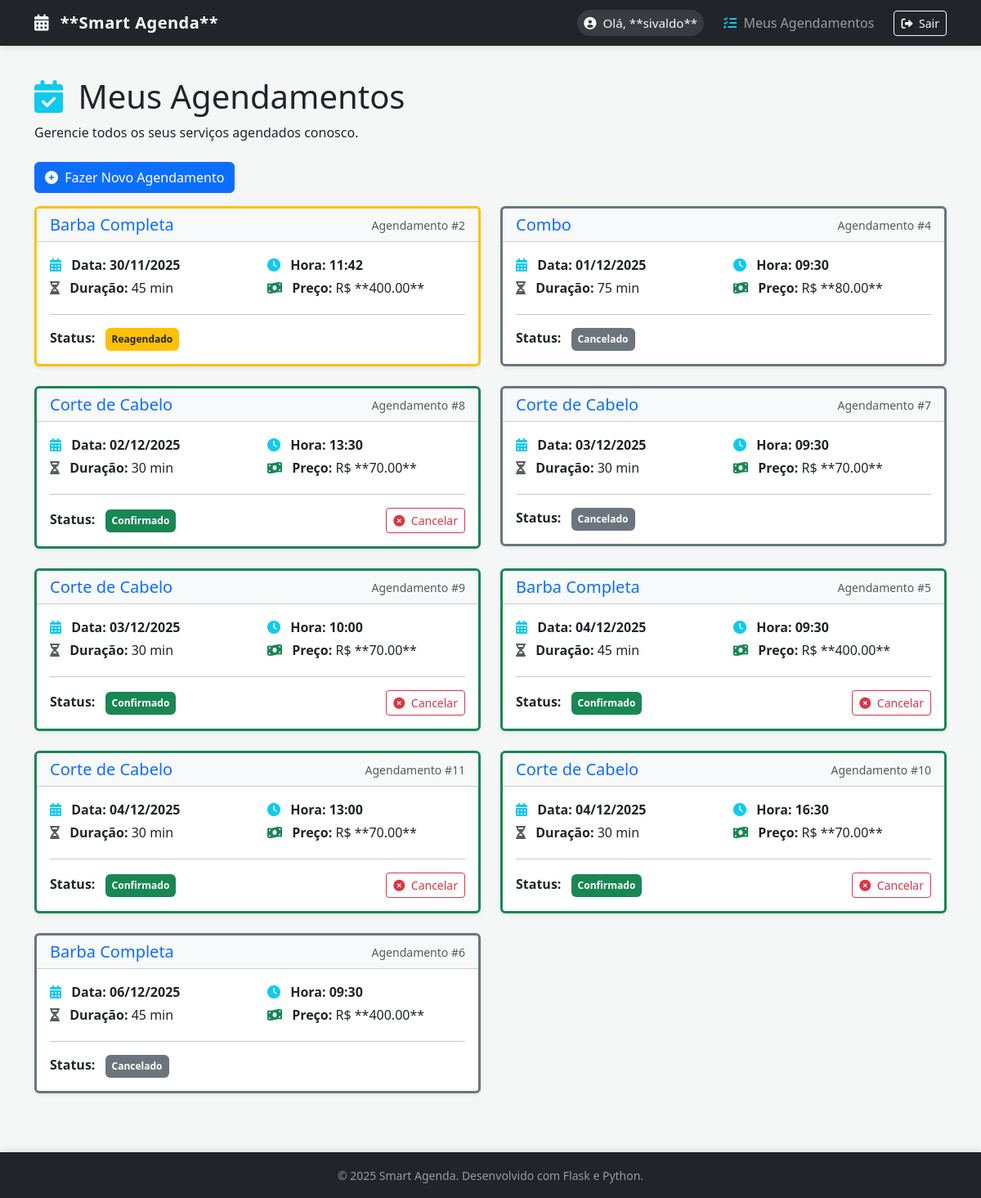
The app's page /services/my_appointments (signed in), older data.
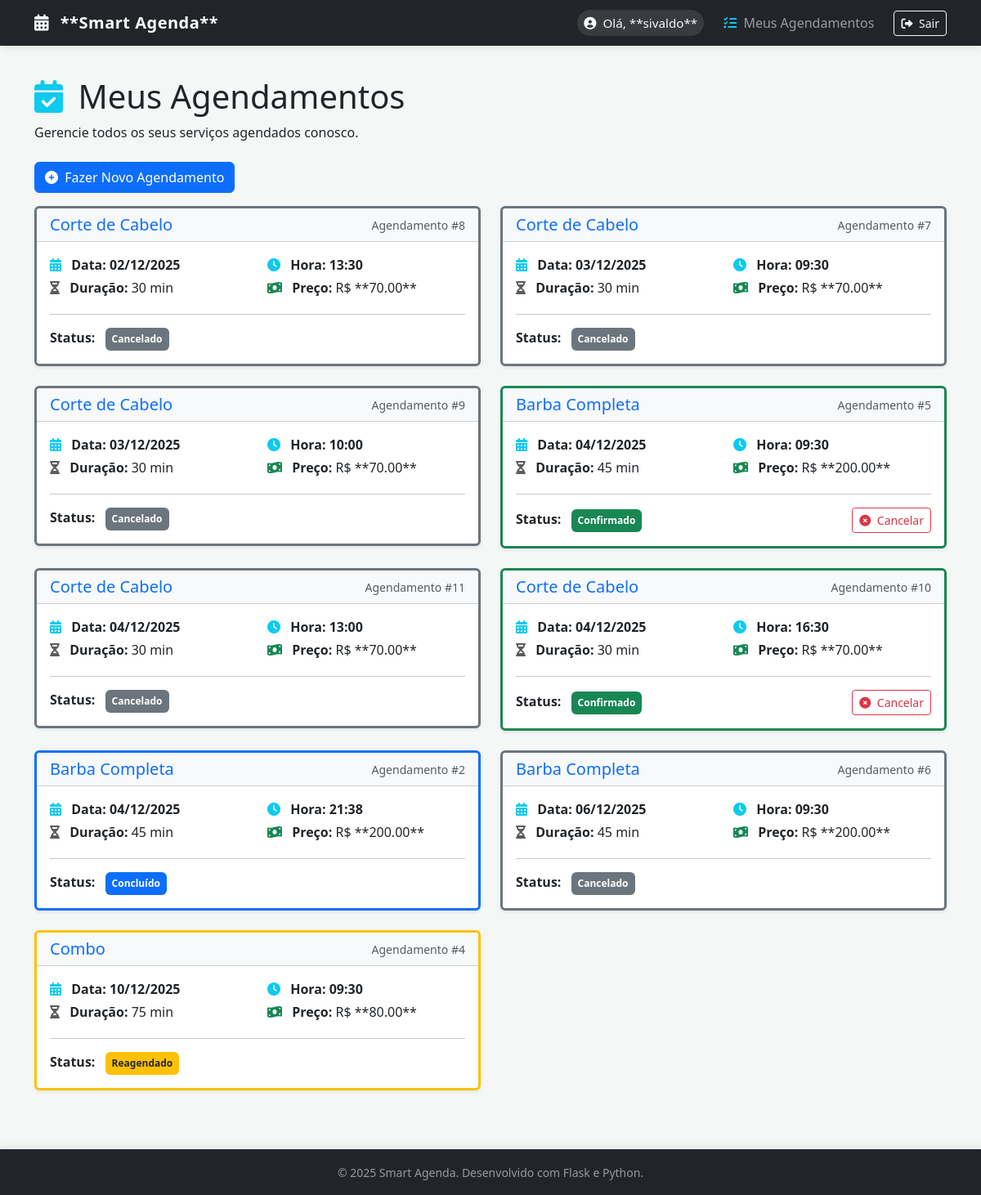
The same page, newer data.
### app/models.py (models this page shows, shortened)
class User(UserMixin, db.Model):
    id = db.Column(db.Integer, primary_key=True)
    nome = db.Column(db.String(100), nullable=False)
    email = db.Column(db.String(120), unique=True, nullable=False)
    senha_hash = db.Column(db.String(256), nullable=False)
    is_admin = db.Column(db.Boolean, default=False)

class Appointment(db.Model):
    id = db.Column(db.Integer, primary_key=True)
    data_horario = db.Column(db.DateTime, index=True, nullable=False)
    status = db.Column(db.String(50), default='Agendado')
    user_id = db.Column(db.Integer, db.ForeignKey('user.id'), nullable=False)
    service_id = db.Column(db.Integer, db.ForeignKey('service.id'), nullable=False)
    user = db.relationship('User', backref='agendamentos', foreign_keys=[user_id])
    servico = db.relationship('Service', backref='agendamentos_do_servico', foreign_keys=[service_id])

class Service(db.Model):
    id = db.Column(db.Integer, primary_key=True)
    nome = db.Column(db.String(100), nullable=False)
    descricao = db.Column(db.String(255))
    preco = db.Column(db.Float, nullable=False)
    duracao_minutos = db.Column(db.Integer, nullable=False)

### app/services/routes.py (the view)
@bp.route('/my_appointments')
@login_required
def my_appointments():
    appointments = Appointment.query.filter_by(user_id=current_user.id)\
                                     .order_by(Appointment.data_horario.asc())\
                                     .all()
    return render_template('services/my_appointments.html',
                           title='Meus Agendamentos',
                           appointments=appointments,
                           now=datetime.now,
                           datetime=datetime)

### app/templates/services/my_appointments.html
{% extends "base.html" %}
{% block content %}
<h1 class="mt-4"><i class="fas fa-calendar-check me-2 text-info"></i> Meus Agendamentos</h1>
<p class="mb-4">Gerencie todos os seus serviços agendados conosco.</p>
<p><a href="{{ url_for('services.book_appointment') }}" class="btn btn-primary">
    <i class="fas fa-plus-circle me-1"></i> Fazer Novo Agendamento
</a></p>
{% if appointments %}
<div class="row">
    {% for appointment in appointments %}
    {% set appt_passed = appointment.data_horario < now() %}
    {% set border_class = 'border-success' %}
    {% if appointment.status == 'Cancelado' %}
        {% set border_class = 'border-secondary' %}
    {% elif appointment.status == 'Concluído' %}
        {% set border_class = 'border-primary' %}
    {% elif appointment.status == 'Reagendado' %}
        {% set border_class = 'border-warning' %}
    {% elif appt_passed %}
        {% set border_class = 'border-danger' %}
    {% endif %}
    <div class="col-md-6 mb-4">
        <div class="card shadow-sm {{ border_class }} border-3">
            <div class="card-header bg-light d-flex justify-content-between align-items-center">
                <h5 class="mb-0 text-primary">{{ appointment.servico.nome }}</h5>
                <small class="text-muted">Agendamento #{{ appointment.id }}</small>
            </div>
            <div class="card-body">
                <div class="row mb-3">
                    <div class="col-6">
                        <p class="mb-1">
                            <i class="fas fa-calendar-alt me-2 text-info"></i>
                            <span class="fw-bold">Data:</span>
                            <strong>{{ appointment.data_horario.strftime('%d/%m/%Y') }}</strong>
                        </p>
                    </div>
                    <div class="col-6">
                        <p class="mb-1">
                            <i class="fas fa-clock me-2 text-info"></i>
                            <span class="fw-bold">Hora:</span>
                            <strong>{{ appointment.data_horario.strftime('%H:%M') }}</strong>
                        </p>
                    </div>
                    <div class="col-6">
                        <p class="mb-1">
                            <i class="fas fa-hourglass-half me-2 text-muted"></i>
                            <span class="fw-bold">Duração:</span>
                            {{ appointment.servico.duracao_minutos }} min
                        </p>
                    </div>
                    <div class="col-6">
                        <p class="mb-1">
                            <i class="fas fa-money-bill-wave me-2 text-success"></i>
                            <span class="fw-bold">Preço:</span>
                            R$ **{{ "%.2f"|format(appointment.servico.preco) }}**
                        </p>
                    </div>
                </div>
                <hr>
                <div class="d-flex justify-content-between align-items-center">
                    <div>
                        <span class="fw-bold me-2">Status:</span>
                        {% if appointment.status == 'Agendado' %}
                            {% if appt_passed %}
                                <span class="badge bg-danger p-2">Atrasado/Pendente</span>
                            {% else %}
                                <span class="badge bg-success p-2">Confirmado</span>
                            {% endif %}
                        {% elif appointment.status == 'Cancelado' %}
                            <span class="badge bg-secondary p-2">Cancelado</span>
                        {% elif appointment.status == 'Reagendado' %}
                            <span class="badge bg-warning text-dark p-2">Reagendado</span>
                        {% elif appointment.status == 'Concluído' %}
                            <span class="badge bg-primary p-2">Concluído</span>
                        {% else %}
                            <span class="badge bg-info p-2">{{ appointment.status }}</span>
                        {% endif %}
                    </div>
                    {% if appointment.status == 'Agendado' and not appt_passed %}
                    <form method="POST" action="{{ url_for('services.cancel_appointment', appointment_id=appointment.id) }}"
                            style="display:inline;"
                            onsubmit="return confirm('Tem certeza que deseja cancelar este agendamento? Esta ação não pode ser desfeita e uma notificação será enviada.');">
                        <button type="submit" class="btn btn-outline-danger btn-sm">
                            <i class="fas fa-times-circle me-1"></i> Cancelar
                        </button>
                    </form>
                    {% endif %}
                </div>
            </div>
        </div>
    </div>
    {% endfor %}
</div>
{% else %}
<div class="alert alert-info alert-dismissible fade show shadow-sm" role="alert">
    <i class="fas fa-info-circle me-2"></i> Você ainda não possui agendamentos.
    <a href="{{ url_for('services.book_appointment') }}" class="alert-link">Agende seu primeiro serviço!</a>
</div>
{% endif %}
{% endblock %}

### app/templates/base.html (shortened to what this page needs)
<!DOCTYPE html>
<html lang="pt-br">
<head>
    <link href="https://cdn.jsdelivr.net/npm/bootstrap@5.3.3/dist/css/bootstrap.min.css" rel="stylesheet">
    <link rel="stylesheet" href="https://cdnjs.cloudflare.com/ajax/libs/font-awesome/6.0.0-beta3/css/all.min.css">
</head>
<body>
    <nav class="navbar navbar-expand-lg navbar-dark bg-dark fixed-top navbar-shadow">
        <div class="container">
            <a class="navbar-brand" href="{{ url_for('index') }}">
                <i class="fas fa-calendar-alt me-2"></i> **Smart Agenda**
            </a>
            <div class="collapse navbar-collapse" id="navbarNav">
                <ul class="navbar-nav ms-auto align-items-lg-center">
                    {% if current_user.is_authenticated %}
                        <li class="nav-item me-3">
                            <span class="nav-link user-welcome">
                                <i class="fas fa-user-circle me-1"></i> Olá, **{{ current_user.nome }}**
                            </span>
                        </li>
                        <li class="nav-item">
                            <a class="nav-link" href="{{ url_for('services.my_appointments') }}">
                                <i class="fas fa-list-check me-1 text-info"></i> Meus Agendamentos
                            </a>
                        </li>
                        <li class="nav-item">
                            <a class="btn btn-outline-light btn-sm ms-lg-3" href="{{ url_for('auth.logout') }}">
                                <i class="fas fa-sign-out-alt me-1"></i> Sair
                            </a>
                        </li>
                    {% endif %}
                </ul>
            </div>
            </div>
    </nav>
    <main class="container">
        {% block content %}{% endblock %}
    </main>
    <footer class="footer-fixed py-3 mt-5">
        <div class="container text-center">
            <small>&copy; 2025 Smart Agenda. Desenvolvido com Flask e Python.</small>
        </div>
    </footer>
</body>
</html>

### app/templates/base.html (style rules this page uses)
:root { --primary-color: #007bff; --dark-bg: #212529; --text-light: #f8f9fa; }
body { background-color: #f4f7f6; padding-top: 70px; }
.navbar-dark .navbar-brand { font-weight: 700; letter-spacing: 0.5px; }
.navbar-shadow { box-shadow: 0 2px 10px rgba(0, 0, 0, 0.1); }
.user-welcome { background-color: rgba(255, 255, 255, 0.1); color: var(--text-light) !important; padding: 5px 12px; border-radius: 50px; font-size: 0.95rem; font-weight: 500; }
.footer-fixed { background-color: var(--dark-bg); color: #999; box-shadow: 0 -2px 10px rgba(0, 0, 0, 0.1); }

Row changes from the older to the newer data that the page shows:
changed Appointment id 8: status "Confirmado Cancelar" → "Cancelado"
changed Appointment id 9: status "Confirmado Cancelar" → "Cancelado"
changed Service (number 2 of 3 on the later page): servico.preco "400.00" → "200.00"
changed Appointment id 11: status "Confirmado Cancelar" → "Cancelado"
changed Appointment id 2: data_horario "30/11/2025" → "04/12/2025"; data_horario "11:42" → "21:38"; status "Reagendado" → "Concluído"; moves down the list
changed Appointment "Combo": data_horario "01/12/2025" → "10/12/2025"; status "Cancelado" → "Reagendado"; moves down the list
